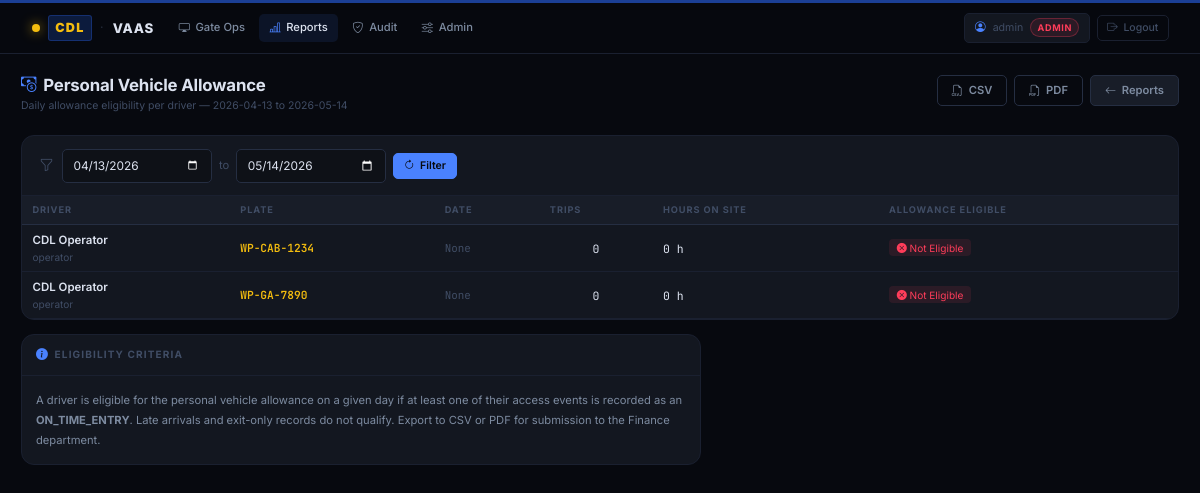
The page /manager/reports/personal-allowance (signed in) on the database its author committed.
### tables this page shows
CREATE TABLE users (
    id            INTEGER PRIMARY KEY AUTOINCREMENT,
    username      TEXT    NOT NULL UNIQUE,
    password_hash TEXT    NOT NULL,
    role          TEXT    NOT NULL DEFAULT 'OPERATOR'
                  CHECK(role IN ('ADMIN','MANAGER','OPERATOR')),
    full_name     TEXT,
    employee_no   TEXT,
    last_login    TEXT
);

### webapp/routes/manager.py (the view)
@manager_bp.route("/reports/personal-allowance")
@requires_role("MANAGER", "ADMIN")
def personal_allowance():
    today = date.today()
    df = _parse_date(request.args.get("from"), today - timedelta(days=30))
    dt = _parse_date(request.args.get("to"),   today + timedelta(days=1))
    rows = personal_vehicle_allowance_report(g.db,
                                             df.isoformat(), dt.isoformat())
    return render_template("manager/personal_allowance.html", rows=rows, df=df, dt=dt)

### webapp/auth.py (called while the page is built)
def requires_role(*allowed: str):
    def decorator(fn):
        @wraps(fn)
        def wrapper(*args, **kwargs):
            if "user_id" not in session:
                return redirect(url_for("auth.login", next=request.path))
            user_role = session.get("role", "")
            user_rank = ROLE_RANK.get(user_role, 0)
            min_rank = min(ROLE_RANK[r] for r in allowed)
            if user_rank < min_rank:
                return ("Forbidden — role required: " + " or ".join(allowed)), 403
            return fn(*args, **kwargs)
        return wrapper
    return decorator

### webapp/routes/manager.py (called while the page is built)
def _parse_date(s: str | None, default: date) -> date:
    if not s:
        return default
    try:
        return datetime.strptime(s, "%Y-%m-%d").date()
    except ValueError:
        return default

### webapp/templates/manager/personal_allowance.html (shortened to what this page needs)
{% extends "base.html" %}
{% block content %}
<div class="page-header">
  <div class="page-header-left">
    <h1 class="page-title"><i class="bi bi-cash-coin"></i> Personal Vehicle Allowance</h1>
    <p class="page-subtitle">Daily allowance eligibility per driver — {{ df }} to {{ dt }}</p>
  </div>
  <div class="page-actions">
    <a class="btn btn-outline-secondary"
       href="{{ url_for('manager.export_csv_route', report_type='personal-allowance',
                        **{'from': df.isoformat(), 'to': dt.isoformat()}) }}">
      <i class="bi bi-filetype-csv"></i> CSV
    </a>
    <a class="btn btn-outline-secondary"
       href="{{ url_for('manager.export_pdf_route', report_type='personal-allowance',
                        **{'from': df.isoformat(), 'to': dt.isoformat()}) }}">
      <i class="bi bi-filetype-pdf"></i> PDF
    </a>
    <a class="btn btn-secondary" href="{{ url_for('manager.home') }}">
      <i class="bi bi-arrow-left"></i> Reports
    </a>
  </div>
</div>
<div class="report-card">
  <div class="report-filter-bar">
    <i class="bi bi-funnel" style="color:var(--text-muted)"></i>
    <form class="d-flex align-items-center gap-2 flex-wrap m-0" method="get">
      <input type="date" name="from" value="{{ df }}" class="form-control form-control-sm" style="width:150px">
      <span style="color:var(--text-muted);font-size:.8rem">to</span>
      <input type="date" name="to"   value="{{ dt }}" class="form-control form-control-sm" style="width:150px">
      <button class="btn btn-primary btn-sm"><i class="bi bi-arrow-clockwise"></i> Filter</button>
    </form>
  </div>
  <div class="report-table-wrap">
    <table class="vaas-table">
      <thead>
        <tr>
          <th>Driver</th>
          <th>Plate</th>
          <th>Date</th>
          <th>Trips</th>
          <th>Hours on Site</th>
          <th>Allowance Eligible</th>
        </tr>
      </thead>
      <tbody>
      {% for r in rows %}
        <tr>
          <td>
            <div style="font-weight:600;font-size:.82rem">{{ r.driver_name or r.username }}</div>
            <div style="font-size:.72rem;color:var(--text-muted)">{{ r.username }}</div>
          </td>
          <td style="font-family:var(--font-mono);font-weight:600;color:var(--amber);font-size:.8rem">
            {{ r.plate_number }}
          </td>
          <td style="font-family:var(--font-mono);font-size:.78rem;color:var(--text-muted)">
            {{ r.period }}
          </td>
          <td style="font-family:var(--font-mono);font-size:.82rem;text-align:center">
            {{ r.trips }}
          </td>
          <td style="font-family:var(--font-mono);font-size:.82rem">
            {{ r.hours_on_site | round(1) }} h
          </td>
          <td>
            {% if r.allowance_eligible %}
              <span style="font-size:.72rem;padding:.18rem .55rem;border-radius:4px;
                background:rgba(118,189,51,.12);color:var(--green)">
                <i class="bi bi-check-circle-fill"></i> Eligible
              </span>
            {% else %}
              <span style="font-size:.72rem;padding:.18rem .55rem;border-radius:4px;
                background:rgba(255,61,90,.10);color:var(--red)">
                <i class="bi bi-x-circle-fill"></i> Not Eligible
              </span>
            {% endif %}
          </td>
        </tr>
      {% endfor %}
      </tbody>
    </table>
  </div>
</div>
<div class="panel mt-3" style="max-width:680px">
  <div class="panel-header">
    <span class="panel-title"><i class="bi bi-info-circle-fill"></i> Eligibility Criteria</span>
  </div>
  <div class="panel-body" style="font-size:.8rem;line-height:1.8;color:var(--text-secondary)">
    A driver is eligible for the personal vehicle allowance on a given day if at least one
    of their access events is recorded as an <strong>ON_TIME_ENTRY</strong>.
    Late arrivals and exit-only records do not qualify.
    Export to CSV or PDF for submission to the Finance department.
  </div>
</div>
{% endblock %}

### rows shown on the page
users: full_name "CDL Operator", username "operator", plate_number "WP-CAB-1234", period "None", trips "0", hours_on_site "0", plate_number "WP-GA-7890"

### other values the page prints
{{ session.username }} "admin"
{{ session.role }} "ADMIN"
{{ df }} "2026-04-13"
{{ dt }} "2026-05-14"
